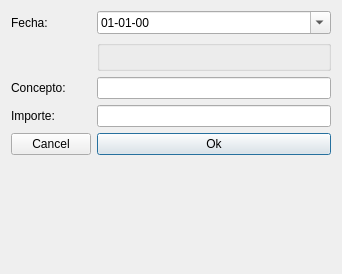
<?xml version="1.0" encoding="UTF-8"?>
<ui version="4.0">
 <class>Dialog</class>
 <widget class="QDialog" name="Dialog">
  <property name="geometry">
   <rect>
    <x>0</x>
    <y>0</y>
    <width>342</width>
    <height>274</height>
   </rect>
  </property>
  <property name="windowTitle">
   <string>Dialog</string>
  </property>
  <layout class="QFormLayout" name="formLayout">
   <item row="0" column="0">
    <widget class="QLabel" name="label">
     <property name="text">
      <string>Fecha:</string>
     </property>
    </widget>
   </item>
   <item row="0" column="1">
    <widget class="QDateEdit" name="fechaDateEdit">
     <property name="displayFormat">
      <string>dd-MM-yy</string>
     </property>
     <property name="calendarPopup">
      <bool>true</bool>
     </property>
    </widget>
   </item>
   <item row="4" column="1">
    <widget class="QGroupBox" name="groupBox">
     <property name="title">
      <string/>
     </property>
     <widget class="QRadioButton" name="debeRadioButton">
      <property name="geometry">
       <rect>
        <x>20</x>
        <y>10</y>
        <width>91</width>
        <height>71</height>
       </rect>
      </property>
      <property name="text">
       <string>Debe</string>
      </property>
     </widget>
     <widget class="QRadioButton" name="haberRadioButton">
      <property name="geometry">
       <rect>
        <x>90</x>
        <y>30</y>
        <width>120</width>
        <height>34</height>
       </rect>
      </property>
      <property name="text">
       <string>Haber</string>
      </property>
     </widget>
    </widget>
   </item>
   <item row="6" column="0">
    <widget class="QLabel" name="label_2">
     <property name="text">
      <string>Concepto:</string>
     </property>
    </widget>
   </item>
   <item row="6" column="1">
    <widget class="QLineEdit" name="conceptoLineEdit">
     <property name="alignment">
      <set>Qt::AlignLeading|Qt::AlignLeft|Qt::AlignVCenter</set>
     </property>
    </widget>
   </item>
   <item row="10" column="0">
    <widget class="QLabel" name="label_3">
     <property name="text">
      <string>Importe:</string>
     </property>
    </widget>
   </item>
   <item row="10" column="1">
    <widget class="QLineEdit" name="importeLineEdit">
     <property name="alignment">
      <set>Qt::AlignRight|Qt::AlignTrailing|Qt::AlignVCenter</set>
     </property>
    </widget>
   </item>
   <item row="13" column="1">
    <widget class="QPushButton" name="okPushButton">
     <property name="text">
      <string>Ok</string>
     </property>
    </widget>
   </item>
   <item row="13" column="0">
    <widget class="QPushButton" name="cancelPushButton">
     <property name="text">
      <string>Cancel</string>
     </property>
    </widget>
   </item>
  </layout>
 </widget>
 <resources/>
 <connections/>
</ui>
